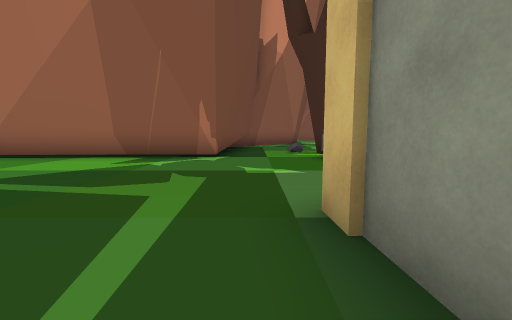
View 1 (above)

24 first-person views from a walk through a scene from a Unity 3-D project. The camera is 1.3 m above the floor, tilts 6° down and sees 90° across. The floor is counted in squares, 2 m on a side. Each view is taken from the middle of a square. On the plan, view 1 faces up. The plan holds only what a view shows up to about 9 squares ahead; the rest is blank. The place goes on beyond the plan. The player is left out. Some surface patterns are stand-ins.

View 2
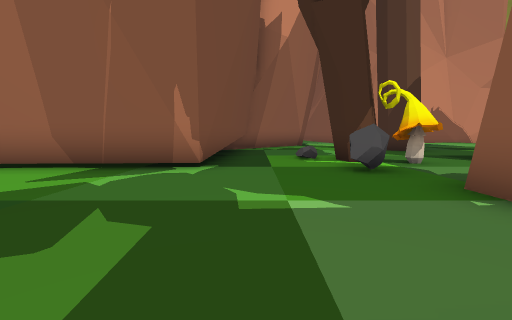

View 3
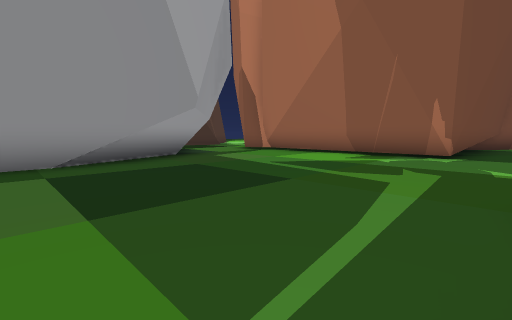

View 4
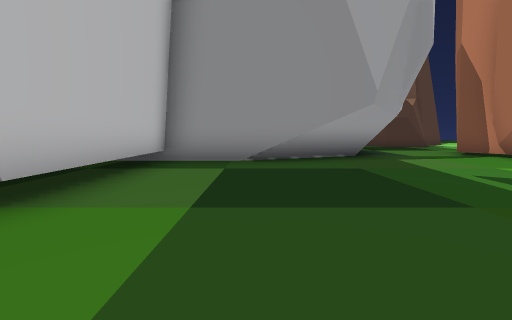

View 5
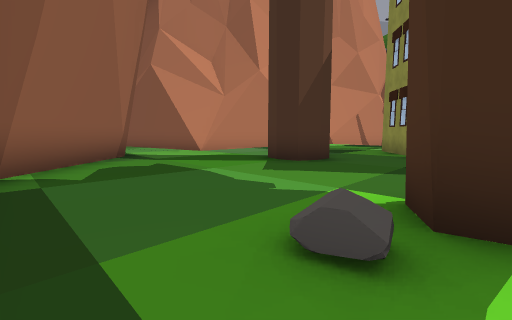

View 6
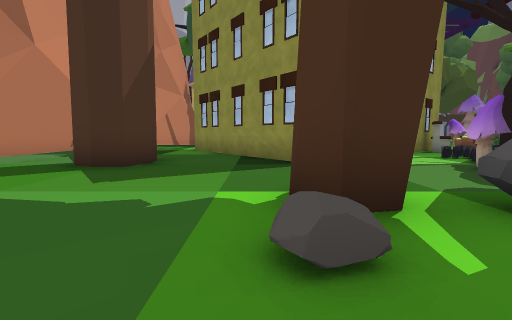

View 7
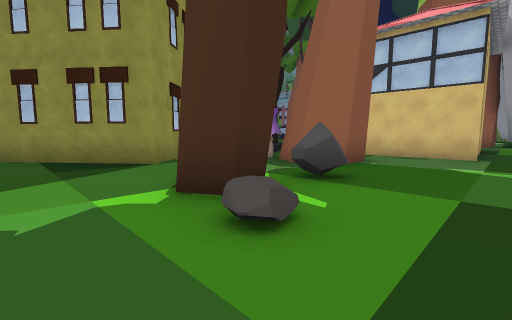

View 8
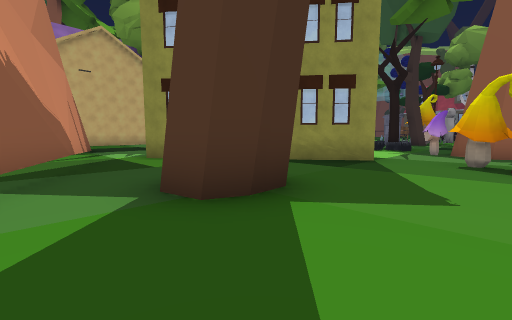

View 9
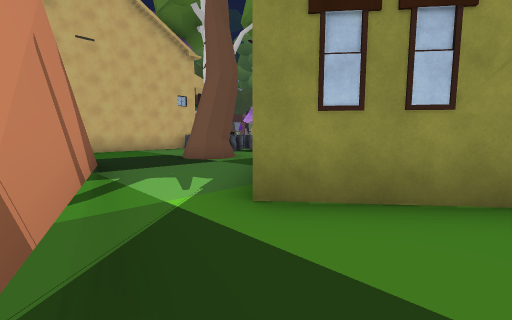

View 10
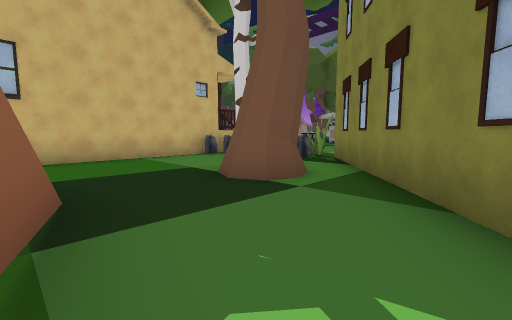

View 11
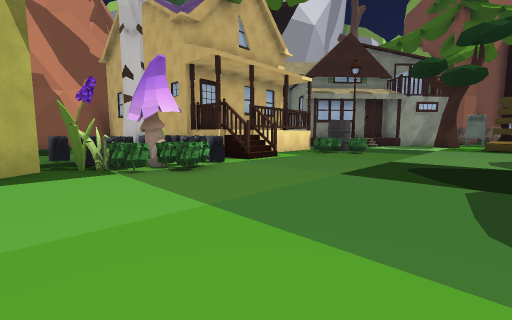

View 12
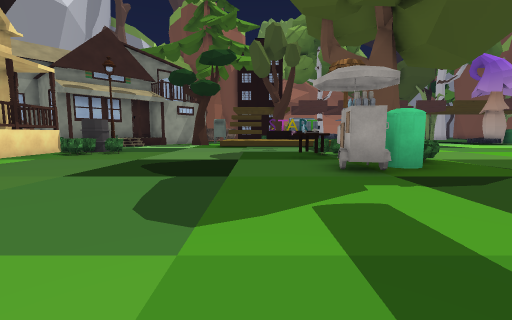

View 13
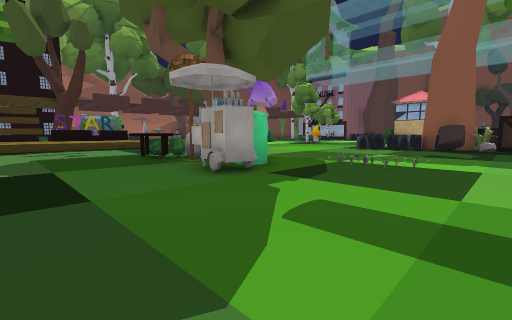

View 14
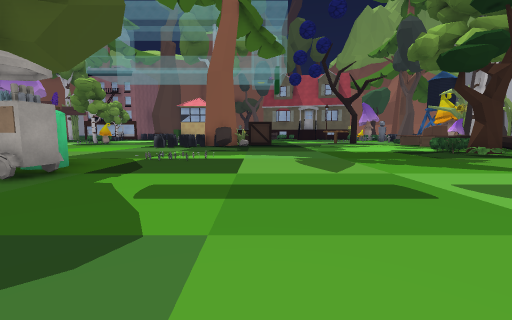

View 15
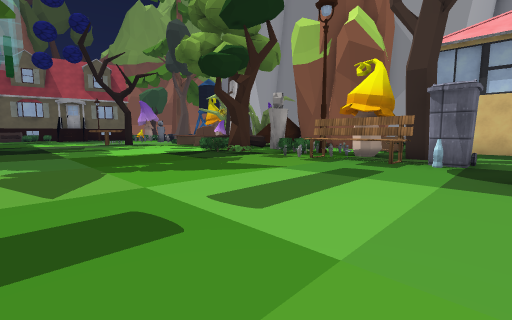

View 16
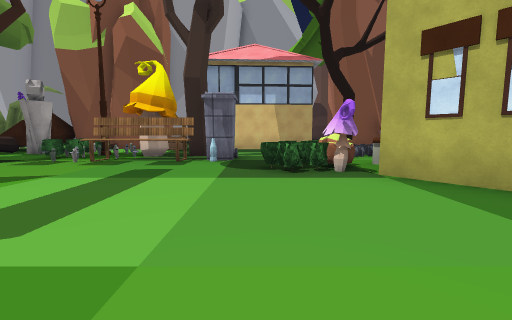

View 17
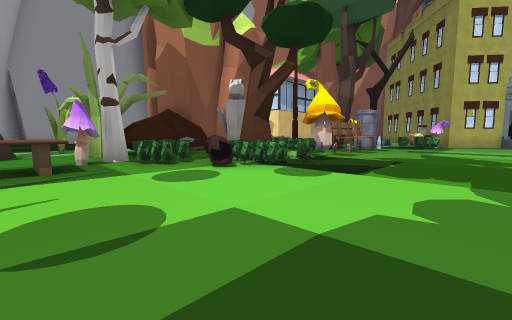

View 18
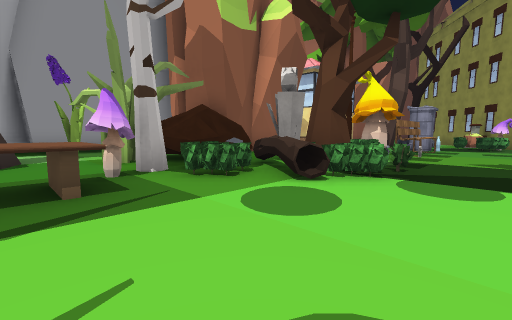

View 19
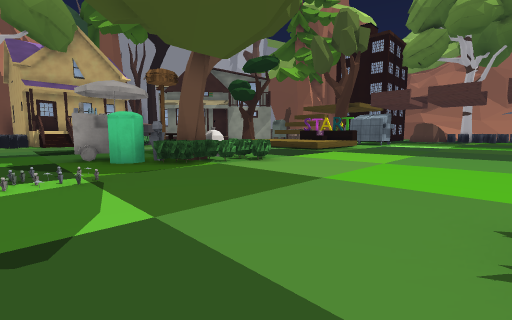

View 20
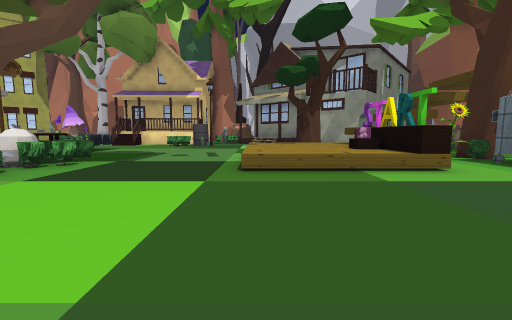

View 21
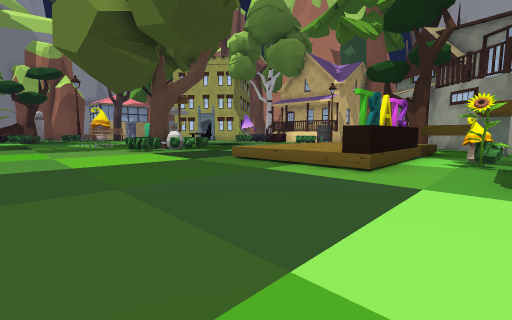

View 22
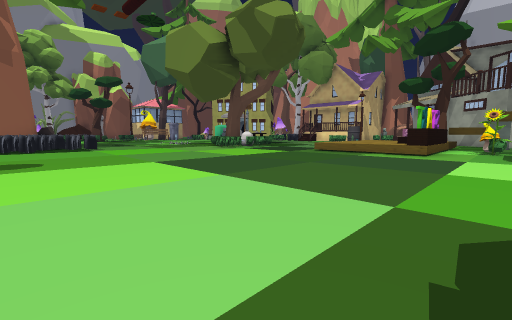

View 23
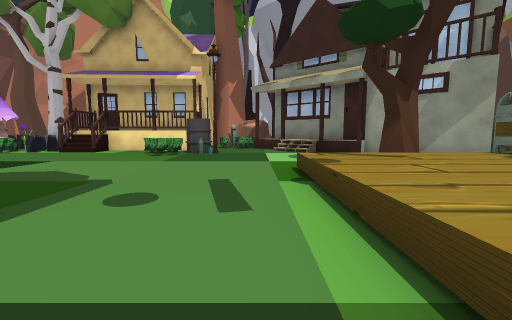

View 24
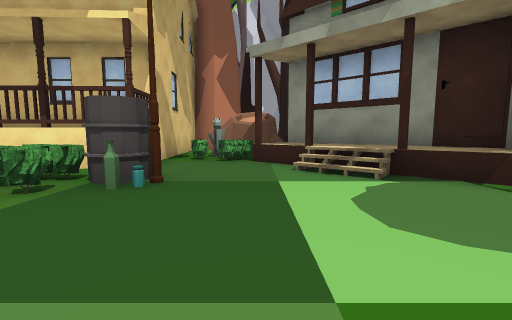

### Floor plan
Key: @ floor where view 1 was taken; # wall or solid block; . main floor; : floor 1.5 m higher than the main floor; / step, stairs or slope; ^ raised ledge; T tree; M mushroom; B building; U bush; A barrel; L table; S sign; I bin; F flower; C box; E bench; G mailbox; R streetlight; O other object.
Columns run from 7 left of view 1 to 31 right of it. Each row starts with its distance up from view 1.
 15         ##...##
 14        ##.....###
 13        #........####
 12        .....TT.....###   #
 11       #..........#.......#
 10       #........####......#      T
  9       #.......##  #..T...#    .TTT
  8       #..TM..##   ##.....#    .FU##
  7 #######..O...#     ##...T#####.UB ##
  6 .........O....      ##.OOB:BBB.../###
  5 ..........##M..      #UM.BB..UA../###
  4 ..........# ....    B..UU....UOR....#
  3 #..........  OT.###B...............  ##
  2 ##......###    .O#.................T..
  1 ##......# #     MM................  ..G
  0  #.....@###.....U................^^^^ .
 -1  #......###....OI................^^^^^.
 -2  #####..     .TE...........LL....^^^OMT
 -3  #         O..ME..........#SUU...^^OOUI
 -4              ..E..........IF U...^^^O.U
 -5           #  UU............UUO.........
 -6           #   ..........F...U..........
 -7             OFTOU......................
 -8           OOOOTT.......................
 -9            OOUUU.......................
-10        #...O.TU........................
-11       ##.O...M..........O  ............
-12       ##.TT..LL........O  ##...........
-13          TT  LL      CC  ###...........

Positions as (right, up) in squares from view 1, and headings:
1: (0, 0), facing up
2: (0, 2), facing up
3: (0, -1), facing up-left
4: (0, 0), facing left
5: (0, 8), facing up-right
6: (0, 9), facing right
7: (0, 10), facing down-right
8: (3, 14), facing down-right
9: (8, 13), facing down-right
10: (11, 12), facing down-right
11: (14, 0), facing up-right
12: (14, -1), facing right
13: (15, 0), facing down-right
14: (15, 1), facing down
15: (14, 0), facing down-left
16: (14, 0), facing left
17: (12, -12), facing up-left
18: (10, -12), facing up-left
19: (17, -10), facing up-right
20: (26, -9), facing up
21: (31, -9), facing up-left
22: (31, -13), facing up-left
23: (25, -4), facing up
24: (25, 1), facing up
